Frame 1 (no input): blank canvas, image omitted
Frame 60 (the mouse pressed at the canvas centre just before this capture): blank canvas, image omitted
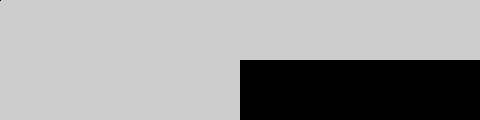
Frame 120 (the mouse held since frame 60 and released just before this capture)

The Processing sketch whose frames 1 and 60 were blank and that drew this single picture after the mouse press (run headless with seeded random() and noise(); from frame 60 on, the mouse is pressed at the canvas centre):

// Processing sketch: processing_38710
// ── processing_38710.pde

void setup(){
  size(480,120);
  smooth();
}
void draw(){
  if (mousePressed){
    fill(0);
  }else{
    fill(255);
  }
  rect(mouseX,mouseY,mouseX,mouseY);
}
